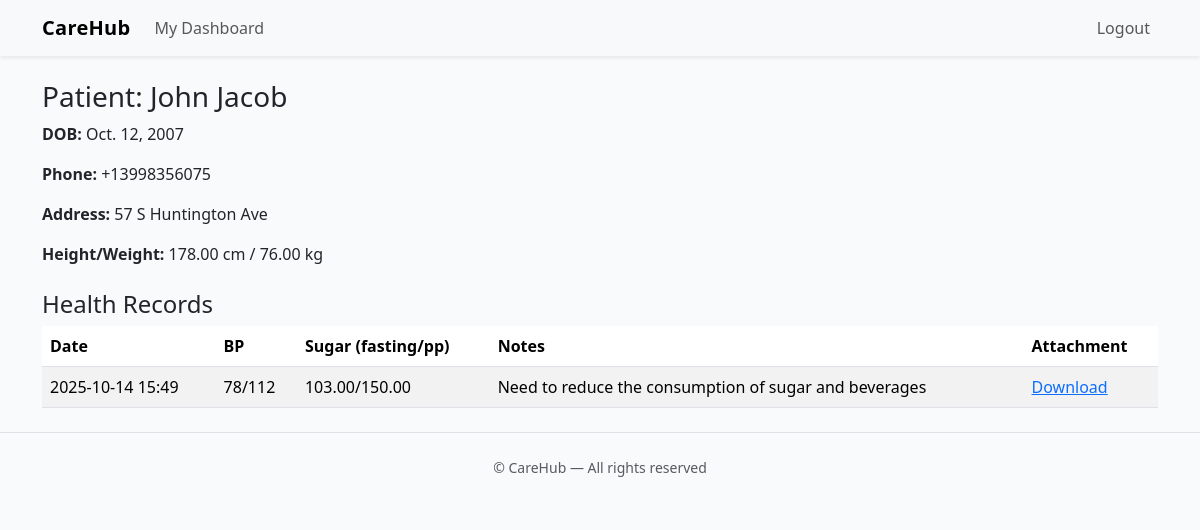
Screenshot of /physician/patient/1/ (signed in) with the database file from the repository.
### core/models.py (models this page shows, shortened)
class PatientProfile(models.Model):
    user = models.OneToOneField("core.User", on_delete=models.CASCADE, related_name="patient")
    full_name = models.CharField(max_length=150)
    date_of_birth = models.DateField(null=True, blank=True)
    phone = models.CharField(max_length=30, blank=True)
    address = models.TextField(blank=True)
    physician = models.ForeignKey(
        PhysicianProfile, on_delete=models.SET_NULL, null=True, blank=True, related_name="patients"
    )
    height_cm = models.DecimalField(max_digits=5, decimal_places=2, null=True, blank=True)
    weight_kg = models.DecimalField(max_digits=5, decimal_places=2, null=True, blank=True)

class HealthRecord(models.Model):
    patient = models.ForeignKey(PatientProfile, on_delete=models.CASCADE, related_name="records")
    created_at = models.DateTimeField(default=timezone.now)
    systolic_bp = models.IntegerField(null=True, blank=True)
    diastolic_bp = models.IntegerField(null=True, blank=True)
    sugar_fasting = models.DecimalField(max_digits=6, decimal_places=2, null=True, blank=True)
    sugar_pp = models.DecimalField(max_digits=6, decimal_places=2, null=True, blank=True)
    notes = models.TextField(blank=True)
    attachment = models.FileField(upload_to="lab_files/", null=True, blank=True)

### core/views.py (the view)
# urls.py: path("physician/patient/<int:patient_id>/", physician_patient_detail, name="physician_patient_detail"),
@login_required
def physician_patient_detail(request, patient_id):
    if request.user.is_patient():
        return HttpResponseForbidden("Only physicians can view patient details.")
    patient = get_object_or_404(PatientProfile, id=patient_id)
    records = HealthRecord.objects.filter(patient=patient)
    return render(
        request,
        "physician/patient_detail.html",
        {"patient": patient, "records": records},
    )

### core/models.py (called while the page is built)
    def is_patient(self): return self.role == self.Roles.PATIENT

### templates/physician/patient_detail.html
{% extends "base.html" %}
{% block content %}
<h3>Patient: {{ patient.full_name }}</h3>
<p><strong>DOB:</strong> {{ patient.date_of_birth|default:"—" }}</p>
<p><strong>Phone:</strong> {{ patient.phone|default:"—" }}</p>
<p><strong>Address:</strong> {{ patient.address|default:"—" }}</p>
<p><strong>Height/Weight:</strong> {{ patient.height_cm|default:"—" }} cm / {{ patient.weight_kg|default:"—" }} kg</p>
<h4 class="mt-4">Health Records</h4>
<table class="table table-striped">
  <thead><tr><th>Date</th><th>BP</th><th>Sugar (fasting/pp)</th><th>Notes</th><th>Attachment</th></tr></thead>
  <tbody>
    {% for r in records %}
      <tr>
        <td>{{ r.created_at|date:"Y-m-d H:i" }}</td>
        <td>{{ r.systolic_bp|default:"-" }}/{{ r.diastolic_bp|default:"-" }}</td>
        <td>{{ r.sugar_fasting|default:"-" }}/{{ r.sugar_pp|default:"-" }}</td>
        <td>{{ r.notes|default:"-" }}</td>
        <td>{% if r.attachment %}<a href="{{ r.attachment.url }}">Download</a>{% else %}-{% endif %}</td>
      </tr>
    {% empty %}
      <tr><td colspan="5">No records yet.</td></tr>
    {% endfor %}
  </tbody>
</table>
{% endblock %}

### templates/base.html (style rules this page uses)
body { background-color: #f8fafc; }

### rows the page displays
PatientProfile: full_name "John Jacob", date_of_birth "Oct. 12, 2007", phone "+13998356075", address "57 S Huntington Ave", height_cm "178.00", weight_kg "76.00"
HealthRecord: created_at "2025-10-14 15:49", systolic_bp "78", diastolic_bp "112", sugar_fasting "103.00", sugar_pp "150.00", notes "Need to reduce the consumption of sugar and beverages"
